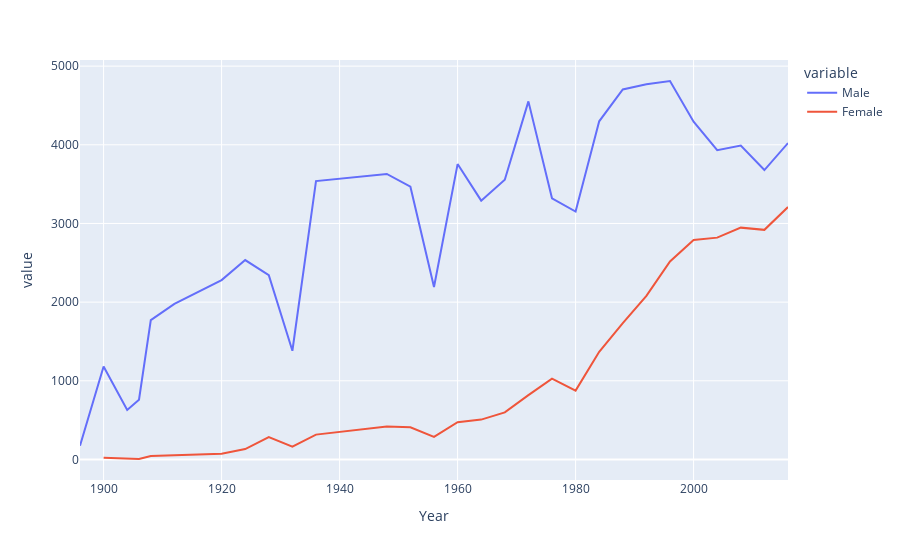

Here is the notebook cell this chart was saved with:
### Code cell
fig = px.line(final,  x="Year", y =["Male","Female"])
fig.show()

### Figure 1 — Plotly figure (JSON) as saved in the notebook; plotly's stock layout.template omitted (floating-point values rounded to 4 significant figures)
{"data": [{"hovertemplate": "variable=Male<br>Year=%{x}<br>value=%{y}<extra></extra>", "legendgroup": "Male", "line": {"color": "#636efa", "dash": "solid"}, "marker": {"symbol": "circle"}, "mode": "lines", "name": "Male", "orientation": "v", "showlegend": true, "type": "scatter", "x": [1896, 1900, 1904, 1906, 1908, 1912, 1920, 1924, 1928, 1932, 1936, 1948, 1952, 1956, 1960, 1964, 1968, 1972, 1976, 1980, 1984, 1988, 1992, 1996, 2000, 2004, 2008, 2012, 2016], "xaxis": "x", "y": [174, 1181, 629, 759, 1772, 1978, 2280, 2535, 2342, 1382, 3539, 3629, 3468, 2193, 3755, 3290, 3555, 4552, 3320, 3151, 4299, 4704, 4769, 4811, 4294, 3931, 3990, 3679, 4022], "yaxis": "y"}, {"hovertemplate": "variable=Female<br>Year=%{x}<br>value=%{y}<extra></extra>", "legendgroup": "Female", "line": {"color": "#EF553B", "dash": "solid"}, "marker": {"symbol": "circle"}, "mode": "lines", "name": "Female", "orientation": "v", "showlegend": true, "type": "scatter", "x": [1896, 1900, 1904, 1906, 1908, 1912, 1920, 1924, 1928, 1932, 1936, 1948, 1952, 1956, 1960, 1964, 1968, 1972, 1976, 1980, 1984, 1988, 1992, 1996, 2000, 2004, 2008, 2012, 2016], "xaxis": "x", "y": [null, 23, 6, 6, 44, 53, 73, 132, 285, 162, 316, 420, 409, 288, 473, 507, 599, 818, 1028, 875, 1368, 1734, 2080, 2518, 2790, 2820, 2947, 2919, 3209], "yaxis": "y"}], "layout": {"legend": {"title": {"text": "variable"}, "tracegroupgap": 0}, "margin": {"t": 60}, "xaxis": {"anchor": "y", "domain": [0, 1], "title": {"text": "Year"}}, "yaxis": {"anchor": "x", "domain": [0, 1], "title": {"text": "value"}}}}
